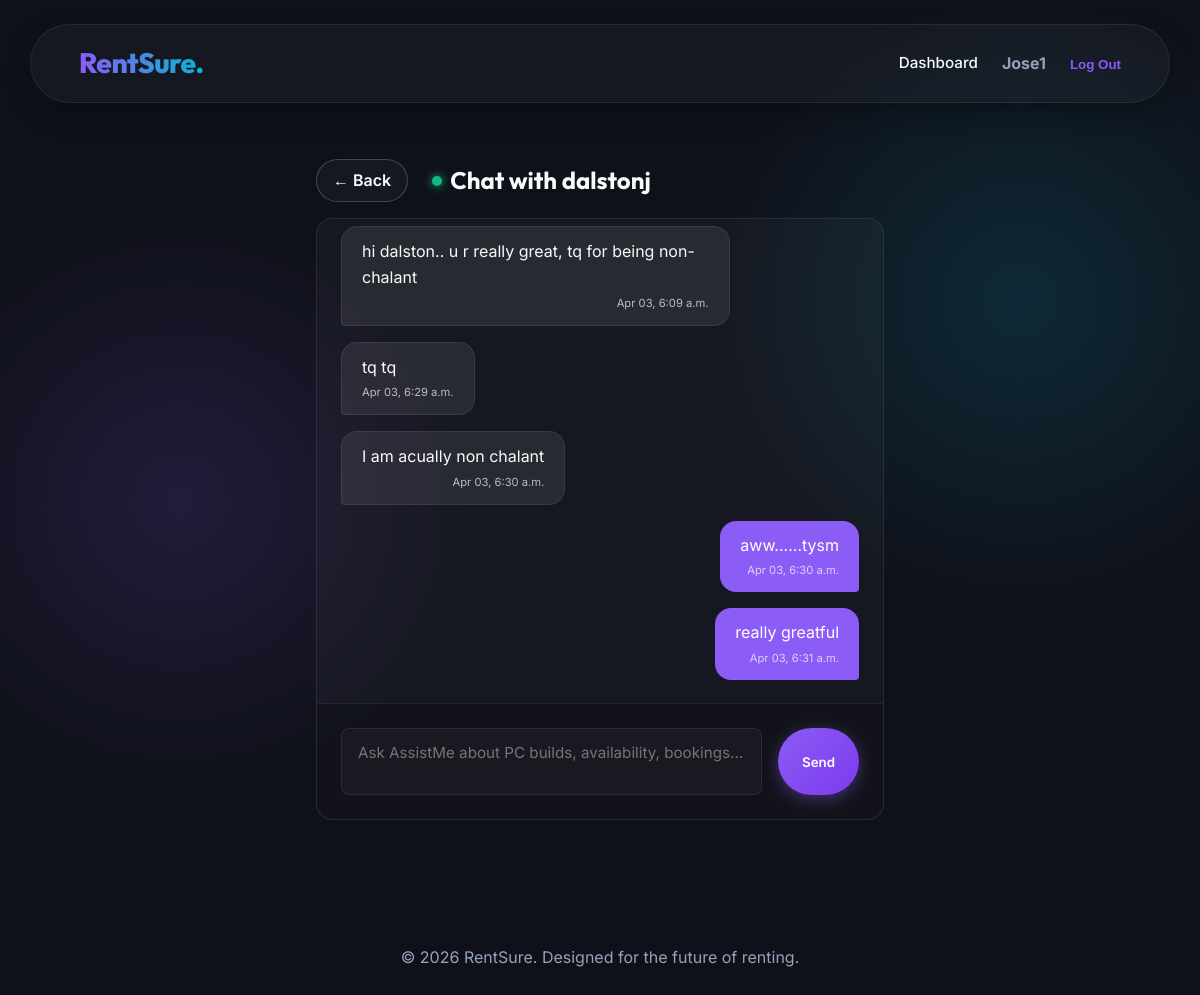
The page /chat/2/ (signed in) on the database its author committed.
### myapp/models.py (models this page shows, shortened)
class CustomUser(AbstractUser):
    ROLE_CHOICES = (
        ('OWNER', 'Owner'),
        ('BUYER', 'Buyer'),
    )
    role = models.CharField(max_length=10, choices=ROLE_CHOICES, default='BUYER')

class Message(models.Model):
    sender = models.ForeignKey(CustomUser, on_delete=models.CASCADE, related_name='sent_messages')
    receiver = models.ForeignKey(CustomUser, on_delete=models.CASCADE, related_name='received_messages')
    content = models.TextField()
    timestamp = models.DateTimeField(auto_now_add=True)
    class Meta:
        ordering = ['timestamp']

### myapp/views.py (the view)
# urls.py: path('chat/<int:user_id>/', views.chat_view, name='chat'),
@login_required
def chat_view(request, user_id):
    other_user = get_object_or_404(CustomUser, pk=user_id)
    messages_list = Message.objects.filter(
        Q(sender=request.user, receiver=other_user) |
        Q(sender=other_user, receiver=request.user)
    ).order_by('timestamp')
    if request.method == 'POST':
        form = MessageForm(request.POST)
        if form.is_valid():
            msg = form.save(commit=False)
            msg.sender = request.user
            msg.receiver = other_user
            msg.save()
            return redirect('chat', user_id=other_user.pk)
    else:
        form = MessageForm()
    return render(request, 'myapp/chat.html', {
        'messages_list': messages_list,
        'other_user': other_user,
        'form': form
    })

### myapp/forms.py
class MessageForm(forms.ModelForm):
    class Meta:
        model = Message
        fields = ['content']
        widgets = {
            'content': forms.Textarea(attrs={'rows': 2, 'placeholder': 'Ask AssistMe about PC builds, availability, bookings...'}),
        }

### myapp/templates/myapp/chat.html (shortened to what this page needs)
{% extends 'myapp/base.html' %}
{% block content %}
<div style="max-width: 800px; margin: 0 auto;">
    <div class="flex items-center mb-4">
        <a href="{% url 'dashboard' %}" class="btn btn-secondary" style="margin-right: 1.5rem; padding: 0.5rem 1rem;">&larr; Back</a>
        <h2 style="margin: 0; display:flex; align-items: center; gap: 0.5rem;">
            <div style="width:10px; height:10px; background:var(--secondary); border-radius:50%; box-shadow:0 0 10px var(--secondary);"></div>
            Chat with {{ other_user.username }}
        </h2>
    </div>
    <div class="chat-container">
        <div class="chat-messages" id="chatWindow">
            {% for msg in messages_list %}
                <div class="message-bubble {% if msg.sender == request.user %}message-sent{% else %}message-received{% endif %}">
                    <div>{{ msg.content }}</div>
                    <div style="font-size: 0.7rem; opacity: 0.7; margin-top: 0.25rem; text-align: right;">
                        {{ msg.timestamp|date:"M d, g:i a" }}
                    </div>
                </div>
            {% empty %}
                <p class="text-center text-muted mt-8">No messages yet. Say hello!</p>
            {% endfor %}
        </div>
        <form method="post" class="chat-input" id="chatForm">
            {{ form.content }}
            <button type="submit" class="btn btn-primary" style="align-self: center; height: 100%;">Send</button>
        </form>
    </div>
</div>
{% endblock %}

### myapp/templates/myapp/base.html (shortened to what this page needs)
<!DOCTYPE html>
<html lang="en">
<head>
    {% load static %}
    <link rel="stylesheet" href="{% static 'myapp/styles.css' %}">
</head>
<body>
    <nav class="navbar glass fade-in-up">
        <a href="{% url 'home' %}" class="nav-brand">RentSure.</a>
        <div class="nav-links">
            {% if user.is_authenticated %}
                <a href="{% url 'dashboard' %}" class="nav-item">Dashboard</a>
                <span class="text-muted font-bold">{{ user.username }}</span>
                <form action="{% url 'logout' %}" method="post" style="display:inline;">
                    <button type="submit" style="background:none; border:none; cursor:pointer;" class="text-primary font-bold">Log Out</button>
                </form>
            {% else %}
                <a href="{% url 'login' %}" class="nav-item">Log In</a>
                <a href="{% url 'register' %}" class="btn btn-primary" style="padding: 0.5rem 1.25rem;">Sign Up</a>
            {% endif %}
        </div>
    </nav>
    <div class="container fade-in-up" style="animation-delay: 0.1s;">
        {% block content %}
        {% endblock %}
    </div>
    <footer class="text-center text-muted mb-8 mt-8">
        <p>&copy; 2026 RentSure. Designed for the future of renting.</p>
    </footer>
</body>
</html>

### myapp/static/myapp/styles.css (style rules this page uses)
:root { --bg-color: #0f111a; --bg-gradient: linear-gradient(135deg, #0f111a 0%, #151828 100%); --surface: rgba(255, 255, 255, 0.03); --surface-hover: rgba(255, 255, 255, 0.08); --border-color: rgba(255, 255, 255, 0.08); --border-highlight: rgba(255, 255, 255, 0.2); --primary: #8b5cf6; --primary-hover: #7c3aed; --accent: #06b6d4; --secondary: #10b981; --danger: #ef4444; --warning: #f59e0b; --text-main: #f8fafc; --text-muted: #94a3b8; --radius-sm: 8px; --radius: 16px; --radius-xl: 24px; --shadow-glow: 0 0 20px rgba(139, 92, 246, 0.3); --shadow-sm: 0 4px 6px rgba(0,0,0,0.3); --shadow-md: 0 10px 15px -3px rgba(0,0,0,0.4); --shadow-card: 0 10px 30px -10px rgba(0,0,0,0.5); --font-heading: 'Outfit', sans-serif; --font-body: 'Inter', sans-serif; }
* { box-sizing: border-box; margin: 0; padding: 0; }
body { font-family: var(--font-body); background: var(--bg-color); background-image: radial-gradient(circle at 15% 50%, rgba(139, 92, 246, 0.15), transparent 25%), radial-gradient(circle at 85% 30%, rgba(6, 182, 212, 0.15), transparent 25%); color: var(--text-main); line-height: 1.6; min-height: 100vh; overflow-x: hidden; display: flex; flex-direction: column; }
h1, h2, h3, h4, h5, h6 { font-family: var(--font-heading); font-weight: 700; line-height: 1.2; }
.glass { background: var(--surface); backdrop-filter: blur(12px); -webkit-backdrop-filter: blur(12px); border: 1px solid var(--border-color); box-shadow: var(--shadow-card); border-radius: var(--radius); }
.navbar { display: flex; justify-content: space-between; align-items: center; padding: 1rem 3rem; margin: 1.5rem auto; width: 95%; max-width: 1200px; border-radius: 999px; position: sticky; top: 1rem; z-index: 1000; transition: all 0.3s ease; }
.nav-brand { font-family: var(--font-heading); font-size: 1.75rem; font-weight: 800; text-decoration: none; background: linear-gradient(to right, var(--primary), var(--accent)); -webkit-background-clip: text; -webkit-text-fill-color: transparent; letter-spacing: -0.5px; }
.nav-links { display: flex; align-items: center; gap: 1.5rem; }
.nav-item { color: var(--text-main); text-decoration: none; font-weight: 500; font-size: 0.95rem; transition: color 0.3s; }
.container { max-width: 1200px; margin: 2rem auto; padding: 0 1.5rem; flex: 1; }
.fade-in-up { animation: fadeInUp 0.8s ease backwards; }
.btn { display: inline-flex; align-items: center; justify-content: center; padding: 0.75rem 1.5rem; border-radius: 999px; font-weight: 600; font-family: var(--font-body); text-decoration: none; cursor: pointer; border: none; transition: all 0.3s cubic-bezier(0.4, 0, 0.2, 1); box-sizing: border-box; }
.btn-primary { background: linear-gradient(135deg, var(--primary), var(--primary-hover)); color: white; box-shadow: 0 4px 15px rgba(139, 92, 246, 0.4); }
.btn-secondary { background: var(--surface); color: var(--text-main); border: 1px solid var(--border-highlight); }
.form-control { width: 100%; padding: 0.85rem 1rem; background: rgba(0, 0, 0, 0.2); border: 1px solid var(--border-color); border-radius: var(--radius-sm); color: var(--text-main); font-family: var(--font-body); transition: border-color 0.3s, box-shadow 0.3s; }
.chat-container { background: var(--surface); border-radius: var(--radius); border: 1px solid var(--border-color); overflow: hidden; display: flex; flex-direction: column; height: 60vh; }
.chat-messages { flex: 1; overflow-y: auto; padding: 1.5rem; display: flex; flex-direction: column; gap: 1rem; }
.message-bubble { max-width: 75%; padding: 0.75rem 1.25rem; border-radius: var(--radius); }
.message-sent { align-self: flex-end; background: var(--primary); color: white; border-bottom-right-radius: 4px; }
.message-received { align-self: flex-start; background: var(--surface-hover); color: var(--text-main); border: 1px solid var(--border-color); border-bottom-left-radius: 4px; }
.chat-input { display: flex; gap: 1rem; padding: 1.5rem; background: rgba(0,0,0,0.2); border-top: 1px solid var(--border-color); }
.form-control { width: 100%; padding: 0.85rem 1rem; border: 1px solid var(--border-color); border-radius: var(--radius-sm); background: var(--surface); color: var(--text-main); font-size: 0.95rem; }
.text-center { text-align: center; }
.text-muted { color: var(--text-muted); }
.text-primary { color: var(--primary); }
.font-bold { font-weight: 700; }
.flex { display: flex; }
.items-center { align-items: center; }
.mt-8 { margin-top: 2rem; }
.mb-4 { margin-bottom: 1rem; }
.mb-8 { margin-bottom: 2rem; }

### rows shown on the page
CustomUser: username "Jose1"
CustomUser: username "dalstonj"
Message: content "hi dalston.. u r really great, tq for being non-chalant", timestamp "Apr 03, 6:09 a.m."
Message: content "tq tq", timestamp "Apr 03, 6:29 a.m."
Message: content "I am acually non chalant", timestamp "Apr 03, 6:30 a.m."
Message: content "aww......tysm", timestamp "Apr 03, 6:30 a.m."
Message: content "really greatful", timestamp "Apr 03, 6:31 a.m."
